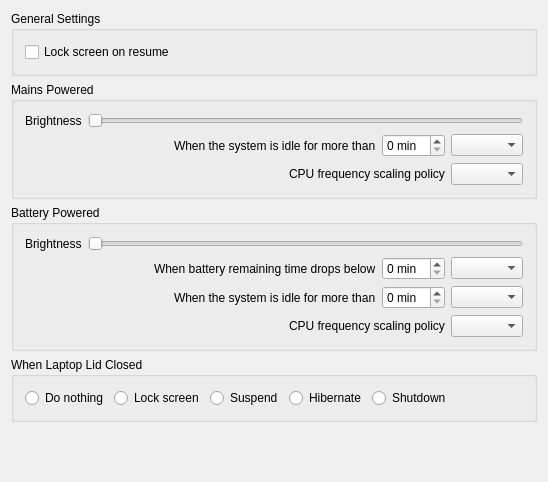
<ui version="4.0" >
 <class>PowerManagerUI</class>
 <widget class="QWidget" name="PowerManagerUI" >
  <property name="geometry" >
   <rect>
    <x>0</x>
    <y>0</y>
    <width>534</width>
    <height>482</height>
   </rect>
  </property>
  <property name="mouseTracking" >
   <bool>true</bool>
  </property>
  <property name="windowTitle" >
   <string>Guidance Power Manager</string>
  </property>
  <layout class="QGridLayout" >
   <item row="0" column="0" >
    <widget class="QGroupBox" name="GeneralSettingsBox" >
     <property name="title" >
      <string>General Settings</string>
     </property>
     <layout class="QGridLayout" >
      <item row="0" column="0" >
       <widget class="QCheckBox" name="lockScreenOnResume" >
        <property name="text" >
         <string>Lock screen on resume</string>
        </property>
       </widget>
      </item>
     </layout>
    </widget>
   </item>
   <item row="1" column="0" >
    <widget class="QGroupBox" name="MainsPoweredBox" >
     <property name="title" >
      <string>Mains Powered</string>
     </property>
     <layout class="QGridLayout" >
      <item row="0" column="0" >
       <layout class="QHBoxLayout" >
        <item>
         <widget class="QLabel" name="PoweredBrightnessLabel" >
          <property name="text" >
           <string>Brightness</string>
          </property>
          <property name="wordWrap" >
           <bool>false</bool>
          </property>
         </widget>
        </item>
        <item>
         <widget class="QSlider" name="PoweredBrightnessSlider" >
          <property name="mouseTracking" >
           <bool>true</bool>
          </property>
          <property name="acceptDrops" >
           <bool>true</bool>
          </property>
          <property name="whatsThis" >
           <string>With this slider you can set the brightness when the system is plugged into the socket outlet</string>
          </property>
          <property name="maximum" >
           <number>7</number>
          </property>
          <property name="singleStep" >
           <number>1</number>
          </property>
          <property name="pageStep" >
           <number>1</number>
          </property>
          <property name="orientation" >
           <enum>Qt::Horizontal</enum>
          </property>
          <property name="tickInterval" >
           <number>0</number>
          </property>
         </widget>
        </item>
       </layout>
      </item>
      <item row="1" column="0" >
       <layout class="QHBoxLayout" >
        <item>
         <spacer>
          <property name="orientation" >
           <enum>Qt::Horizontal</enum>
          </property>
          <property name="sizeType" >
           <enum>QSizePolicy::Expanding</enum>
          </property>
          <property name="sizeHint" >
           <size>
            <width>200</width>
            <height>20</height>
           </size>
          </property>
         </spacer>
        </item>
        <item>
         <widget class="QLabel" name="PoweredIdleLabel" >
          <property name="text" >
           <string>When the system is idle for more than</string>
          </property>
          <property name="wordWrap" >
           <bool>false</bool>
          </property>
         </widget>
        </item>
        <item>
         <widget class="QSpinBox" name="PoweredIdleTime" >
          <property name="whatsThis" >
           <string>To prevent data loss or other damage, you can have the system suspend or hibernate, so you do not accidentally run out of battery power. Configure the number of minutes below which the machine will run the configured action.</string>
          </property>
          <property name="suffix" >
           <string> min</string>
          </property>
          <property name="prefix" >
           <string/>
          </property>
         </widget>
        </item>
        <item>
         <widget class="QComboBox" name="PoweredIdleCombo" />
        </item>
       </layout>
      </item>
      <item row="2" column="0" >
       <layout class="QHBoxLayout" >
        <item>
         <spacer>
          <property name="orientation" >
           <enum>Qt::Horizontal</enum>
          </property>
          <property name="sizeType" >
           <enum>QSizePolicy::Expanding</enum>
          </property>
          <property name="sizeHint" >
           <size>
            <width>200</width>
            <height>20</height>
           </size>
          </property>
         </spacer>
        </item>
        <item>
         <widget class="QLabel" name="PoweredFreqLabel" >
          <property name="text" >
           <string>CPU frequency scaling policy</string>
          </property>
          <property name="wordWrap" >
           <bool>false</bool>
          </property>
         </widget>
        </item>
        <item>
         <widget class="QComboBox" name="PoweredFreqCombo" />
        </item>
       </layout>
      </item>
     </layout>
    </widget>
   </item>
   <item row="2" column="0" >
    <widget class="QGroupBox" name="BatteryBox" >
     <property name="title" >
      <string>Battery Powered</string>
     </property>
     <layout class="QGridLayout" >
      <item row="0" column="0" >
       <layout class="QHBoxLayout" >
        <item>
         <widget class="QLabel" name="BatteryBrightnessLabel" >
          <property name="text" >
           <string>Brightness</string>
          </property>
          <property name="wordWrap" >
           <bool>false</bool>
          </property>
         </widget>
        </item>
        <item>
         <widget class="QSlider" name="BatteryBrightnessSlider" >
          <property name="mouseTracking" >
           <bool>true</bool>
          </property>
          <property name="whatsThis" >
           <string>This slider controls the brightness when the system runs on batteries</string>
          </property>
          <property name="maximum" >
           <number>7</number>
          </property>
          <property name="pageStep" >
           <number>1</number>
          </property>
          <property name="orientation" >
           <enum>Qt::Horizontal</enum>
          </property>
         </widget>
        </item>
       </layout>
      </item>
      <item row="1" column="0" >
       <layout class="QGridLayout" >
        <item row="1" column="4" >
         <widget class="QComboBox" name="BatteryIdleCombo" />
        </item>
        <item row="1" column="2" >
         <widget class="QLabel" name="BatteryIdleLabel" >
          <property name="text" >
           <string>When the system is idle for more than</string>
          </property>
          <property name="wordWrap" >
           <bool>false</bool>
          </property>
         </widget>
        </item>
        <item row="0" column="4" >
         <widget class="QComboBox" name="BatteryCriticalCombo" />
        </item>
        <item row="0" column="1" colspan="2" >
         <widget class="QLabel" name="BatteryCriticalLabel" >
          <property name="text" >
           <string>When battery remaining time drops below</string>
          </property>
          <property name="wordWrap" >
           <bool>false</bool>
          </property>
         </widget>
        </item>
        <item row="1" column="3" >
         <widget class="QSpinBox" name="BatteryIdleTime" >
          <property name="whatsThis" >
           <string>To prevent data loss or other damage, you can have the system suspend or hibernate, so you do not accidentally run out of battery power. Configure the number of minutes below which the machine will run the configured action.</string>
          </property>
          <property name="suffix" >
           <string> min</string>
          </property>
          <property name="prefix" >
           <string/>
          </property>
         </widget>
        </item>
        <item row="0" column="3" >
         <widget class="QSpinBox" name="CriticalRemainTime" >
          <property name="whatsThis" >
           <string>To prevent data loss or other damage, you can have the system suspend or hibernate, so you do not accidentally run out of battery power. Configure the number of minutes below which the machine will run the configured action.</string>
          </property>
          <property name="suffix" >
           <string> min</string>
          </property>
          <property name="prefix" >
           <string/>
          </property>
         </widget>
        </item>
        <item row="0" column="0" >
         <spacer>
          <property name="orientation" >
           <enum>Qt::Horizontal</enum>
          </property>
          <property name="sizeType" >
           <enum>QSizePolicy::Expanding</enum>
          </property>
          <property name="sizeHint" >
           <size>
            <width>28</width>
            <height>20</height>
           </size>
          </property>
         </spacer>
        </item>
        <item row="1" column="0" colspan="2" >
         <spacer>
          <property name="orientation" >
           <enum>Qt::Horizontal</enum>
          </property>
          <property name="sizeType" >
           <enum>QSizePolicy::Expanding</enum>
          </property>
          <property name="sizeHint" >
           <size>
            <width>50</width>
            <height>20</height>
           </size>
          </property>
         </spacer>
        </item>
       </layout>
      </item>
      <item row="2" column="0" >
       <layout class="QHBoxLayout" >
        <item>
         <spacer>
          <property name="orientation" >
           <enum>Qt::Horizontal</enum>
          </property>
          <property name="sizeType" >
           <enum>QSizePolicy::Expanding</enum>
          </property>
          <property name="sizeHint" >
           <size>
            <width>200</width>
            <height>20</height>
           </size>
          </property>
         </spacer>
        </item>
        <item>
         <widget class="QLabel" name="BatteryFreqLabel" >
          <property name="text" >
           <string>CPU frequency scaling policy</string>
          </property>
          <property name="wordWrap" >
           <bool>false</bool>
          </property>
         </widget>
        </item>
        <item>
         <widget class="QComboBox" name="BatteryFreqCombo" />
        </item>
       </layout>
      </item>
     </layout>
    </widget>
   </item>
   <item row="3" column="0" >
    <widget class="QGroupBox" name="LaptopLidRadios" >
     <property name="title" >
      <string>When Laptop Lid Closed</string>
     </property>
     <layout class="QGridLayout" >
      <item row="0" column="0" >
       <widget class="QRadioButton" name="laptopClosedNone" >
        <property name="text" >
         <string>Do nothing</string>
        </property>
       </widget>
      </item>
      <item row="0" column="1" >
       <widget class="QRadioButton" name="laptopClosedBlank" >
        <property name="text" >
         <string>Lock screen</string>
        </property>
       </widget>
      </item>
      <item row="0" column="2" >
       <widget class="QRadioButton" name="laptopClosedSuspend" >
        <property name="toolTip" >
         <string>Suspend to Memory</string>
        </property>
        <property name="whatsThis" >
         <string>Suspend is a sleep state, the system will consume only very little energy when suspended</string>
        </property>
        <property name="text" >
         <string>Suspend</string>
        </property>
       </widget>
      </item>
      <item row="0" column="3" >
       <widget class="QRadioButton" name="laptopClosedHibernate" >
        <property name="toolTip" >
         <string>Suspend to Disk</string>
        </property>
        <property name="whatsThis" >
         <string>Hibernate or "Suspend to Disk" is a deep-sleep state, allowing the system to power off completely</string>
        </property>
        <property name="text" >
         <string>Hibernate</string>
        </property>
       </widget>
      </item>
      <item row="0" column="4" >
       <widget class="QRadioButton" name="laptopClosedShutdown" >
        <property name="toolTip" >
         <string>Halt the machine</string>
        </property>
        <property name="text" >
         <string>Shutdown</string>
        </property>
       </widget>
      </item>
      <item row="0" column="5" >
       <spacer>
        <property name="orientation" >
         <enum>Qt::Horizontal</enum>
        </property>
        <property name="sizeType" >
         <enum>QSizePolicy::Expanding</enum>
        </property>
        <property name="sizeHint" >
         <size>
          <width>213</width>
          <height>20</height>
         </size>
        </property>
       </spacer>
      </item>
     </layout>
    </widget>
   </item>
   <item row="4" column="0" >
    <spacer>
     <property name="orientation" >
      <enum>Qt::Vertical</enum>
     </property>
     <property name="sizeType" >
      <enum>QSizePolicy::Expanding</enum>
     </property>
     <property name="sizeHint" >
      <size>
       <width>526</width>
       <height>16</height>
      </size>
     </property>
    </spacer>
   </item>
  </layout>
 </widget>
 <layoutdefault spacing="6" margin="11" />
 <pixmapfunction>qPixmapFromMimeSource</pixmapfunction>
 <resources/>
 <connections/>
</ui>
